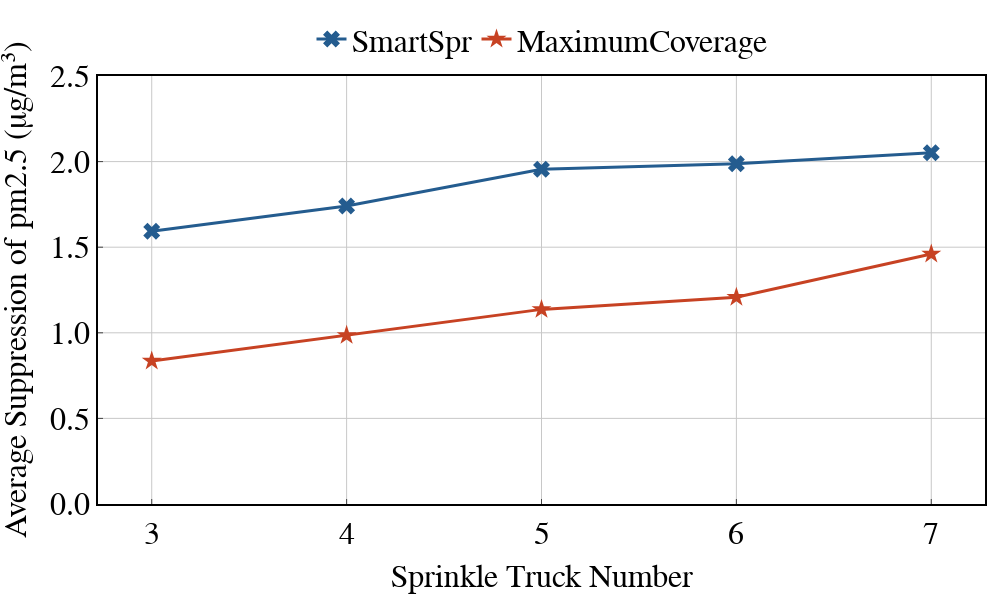

Notebook cell for this chart:
### Code cell
width = 1000
height = 600
linewidth = 3
markersymbol={'FH':4, 'HEUR':17, 'DDRL':2}
markersize = 15
linetype = {'Low':'dot','Medium':'dashdot','High':'solid'}
labels = []
Time_deadline = 5
for i in range(Time_deadline):
    labels.append(int(i*1 + 3))

xtitle = 'Sprinkle Truck Number'
ytitle = 'Average Suppression of pm2.5 (μg/m³)'

fig = go.Figure()

fig.add_trace(go.Scatter(x=labels, y=strategy_pm25suppression[0][0:Time_deadline], name='SmartSpr', marker=dict(size=markersize, symbol=markersymbol['FH']),line=dict(color=colors_dict[2], width=linewidth),))
fig.add_trace(go.Scatter(x=labels, y=strategy_pm25suppression[1][0:Time_deadline], name='MaximumCoverage', marker=dict(size=markersize, symbol=markersymbol['HEUR']),line=dict(color=colors_dict[0], width=linewidth),))

fig = line_update_fig(fig, xtitle, ytitle, width=width, height=height)
fig.update_xaxes(title_text=xtitle, 
                title_font=dict(size=25),
                tickfont=dict(size=20),
                tickmode='array',
                tickvals=labels,
                ticktext=[str(label) for label in labels],)
fig.update_yaxes(title_text=ytitle, title_font=dict(size=32),tickfont=dict(size=32))
fig.update_xaxes(title_text=xtitle, title_font=dict(size=32),tickfont=dict(size=32))
fig.update_layout(
    yaxis=dict(range=[0, 2.5]),
    legend=dict(font=dict(size=32), x=0.5, y=1.15)) # name size
fig.show()
filename = './outputs/png/line_AverageSuppression-teamsize34567-linetype.png'
print(filename)
fig.write_image(filename, scale=1)

### Figure 1 — Plotly figure (JSON) as saved in the notebook; plotly's stock layout.template omitted (floating-point values rounded to 4 significant figures)
{"data": [{"line": {"color": "#245C8F", "width": 3}, "marker": {"size": 15, "symbol": 4}, "name": "SmartSpr", "type": "scatter", "x": [3, 4, 5, 6, 7], "y": [1.593, 1.741, 1.956, 1.987, 2.052]}, {"line": {"color": "#C74223", "width": 3}, "marker": {"size": 15, "symbol": 17}, "name": "MaximumCoverage", "type": "scatter", "x": [3, 4, 5, 6, 7], "y": [0.8359, 0.985, 1.137, 1.208, 1.461]}], "layout": {"font": {"color": "rgb(0, 0, 0)", "family": "Arial", "size": 30}, "height": 600, "legend": {"font": {"size": 32}, "orientation": "h", "title": {"text": ""}, "x": 0.5, "xanchor": "center", "y": 1.15, "yanchor": "top"}, "margin": {"b": 15, "l": 15, "r": 15, "t": 15}, "plot_bgcolor": "rgb(255,255,255)", "width": 1000, "xaxis": {"gridcolor": "rgb(200, 200, 200)", "linecolor": "rgb(0, 0, 0)", "linewidth": 2, "mirror": true, "showline": true, "tickfont": {"size": 32}, "tickmode": "array", "ticks": "inside", "ticktext": ["3", "4", "5", "6", "7"], "tickvals": [3, 4, 5, 6, 7], "title": {"font": {"size": 32}, "text": "Sprinkle Truck Number"}}, "yaxis": {"gridcolor": "rgb(200, 200, 200)", "linecolor": "rgb(0, 0, 0)", "linewidth": 2, "mirror": true, "range": [0, 2.5], "showline": true, "tickfont": {"size": 32}, "tickformat": ".1f", "ticks": "inside", "title": {"font": {"size": 32}, "text": "Average Suppression of pm2.5 (μg/m³)"}}}}
